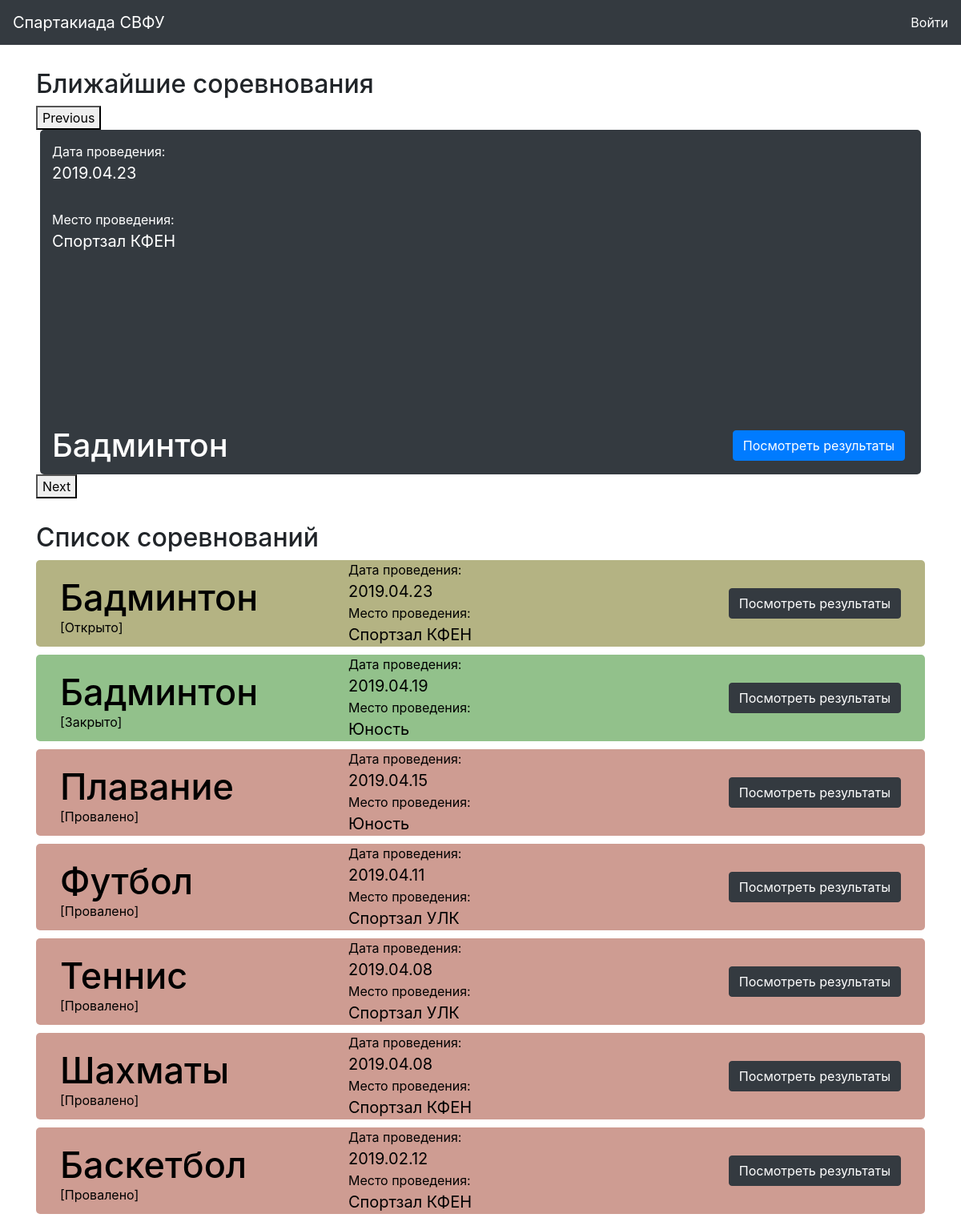
Before: / with the older database file.
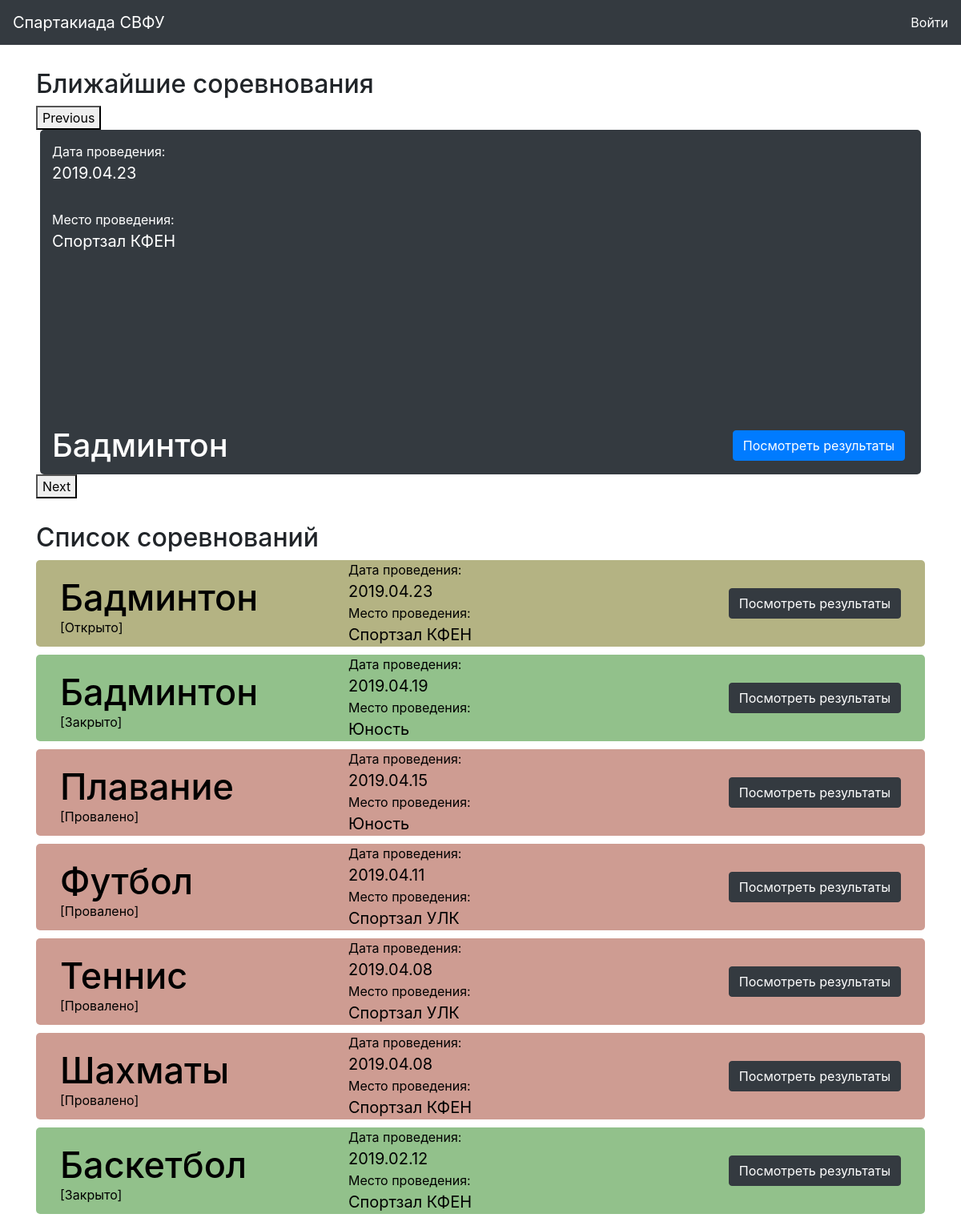
After: the same page with the newer database file.
### sport/models.py (models this page shows, shortened)
class Competition(models.Model):
    date = models.DateField(verbose_name = "Дата соревнования", default=datetime.date.today())
    place = models.ForeignKey(Place, verbose_name = "Место проведения", null = True, blank = True, on_delete = models.CASCADE)
    sport = models.ForeignKey(Sport, verbose_name = "Вид Спорта", db_index = True, on_delete = models.CASCADE)
    result = models.BooleanField(verbose_name="Проведено", default = False)
    def __str__(self):
        return self.sport.name + ' : ' + str(self.date)

class Sport(models.Model):
    type = models.CharField(choices=SportType, verbose_name="Тип спорта", max_length=10)
    name = models.CharField(verbose_name="Вид спорта", max_length=200, db_index=True)
    class Meta:
        ordering = ['name']
        verbose_name = "вид спорта"
        verbose_name_plural = "виды спорта"

class Place(models.Model):
    name = models.CharField(verbose_name="Название", max_length=200)
    address = models.CharField(verbose_name="Адрес", max_length=300)

### svfusport/views.py (the view)
# urls.py: path('', views.index),
def index(request):
    args={}
    args['date_now'] = date.today()
    data = Competition.objects.all().order_by("-date")
    args['competition_5'] = data[:5]
    args['competition'] = data
    print(data)
    return render(request, 'main.html', args)

### templates/main.html (shortened to what this page needs)
{% extends 'index.html' %}
{% block main %}
<div class="row">
  <div class="container-fluid">
    <div class="container competition-slider-container">
      <h2>Ближайшие соревнования</h2>
      <div class="single-item">
        {% for item in competition_5 %}
          <div class="container bg-dark competition-slider competition-slider-{{ forloop.counter }}">
            <div class="">
              <p>Дата проведения: <br><span class="competition-span">{{ item.date }}</span></p>
              <p>Место проведения: <br><span class="competition-span">{{ item.place.name }}</span></p>
              <a href="#" class="btn btn-primary competition-slider-info-btn">Посмотреть результаты</a>
                <h3>{{ item.sport.name }}</h3>
            </div>
          </div>
        {% endfor %}
      </div>
    </div>
    <div class="container competition-list-container">
      <h2>Список соревнований</h2>
      {% for item in competition %}
        <div class="container competition-container-main">
          <div class="col-4">
            <h3>{{ item.sport.name }}</h3>
            {% if item.date < date_now and item.result %}
              <p class="result_yes" style="margin-top: -30px;
              ">[Закрыто]</p>
            {% elif item.date < date_now and not item.result %}
              <p class="result_failed" style="margin-top: -30px;
              ">[Провалено]</p>
            {% else %}
              <p class="result_no" style="margin-top: -30px;
              ">[Открыто]</p>
            {% endif %}
          </div>
          <div class="col-4">
            <p>Дата проведения: <br><span class="competition-span">{{ item.date }}</span></p>
            <p>Место проведения: <br><span class="competition-span">{{ item.place.name }}</span></p>
          </div>
          <div class="col-4">
            <button type="button" name="button" class="btn btn-dark competition-btn">Посмотреть результаты</button>
          </div>
        </div>
      {% endfor %}
    </div>
  </div>
</div>
{% endblock %}

Changed rows visible on the page:
changed Competition "Баскетбол": result "[Провалено]" → "[Закрыто]"
